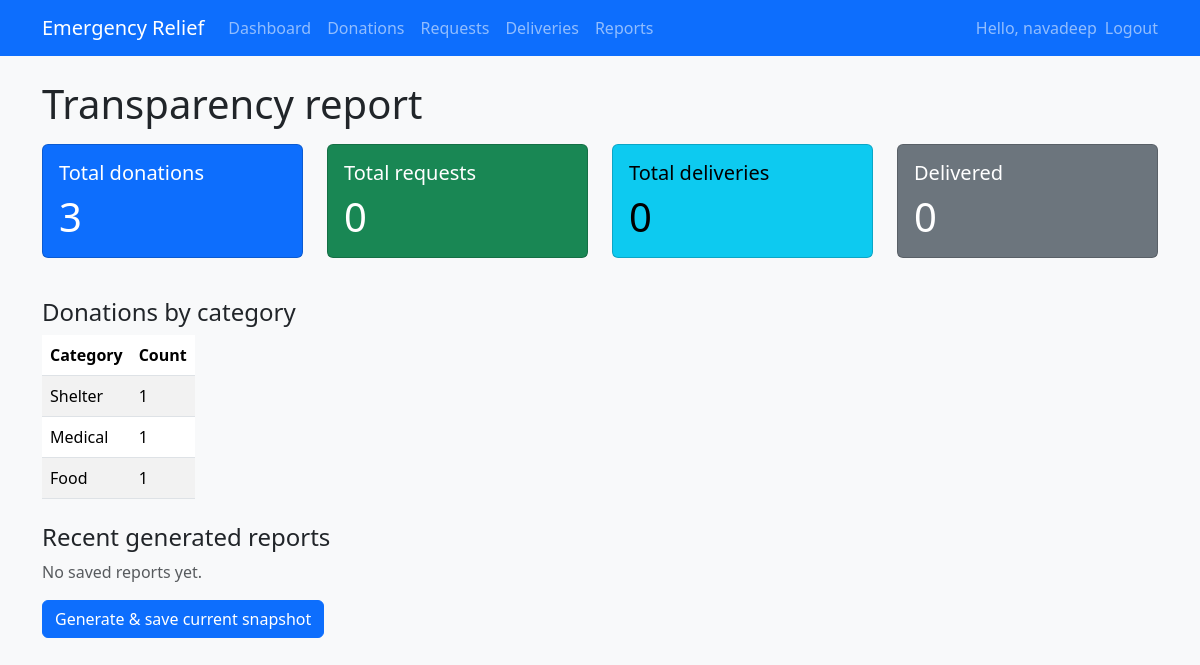
Page /reports/transparency/ (signed in) on the committed database.
### core/models.py (models this page shows, shortened)
class Donation(models.Model):
    donor = models.ForeignKey(
        settings.AUTH_USER_MODEL,
        on_delete=models.CASCADE,
        related_name="donations",
    )
    title = models.CharField(max_length=200)
    description = models.TextField(blank=True)
    category = models.CharField(max_length=100, blank=True)
    quantity = models.PositiveIntegerField(default=1)
    location = models.CharField(max_length=255)
    is_active = models.BooleanField(default=True)
    created_at = models.DateTimeField(default=timezone.now)

### core/views.py (the view, shortened to what this page needs)
# urls.py: path("reports/transparency/", views.transparency_report, name="transparency_report"),
@login_required
def transparency_report(request):
    if not require_role(request.user, (UserProfile.Roles.ADMIN, UserProfile.Roles.COORDINATOR)):
        raise PermissionDenied
    total_donations = Donation.objects.count()
    total_requests = Request.objects.count()
    total_deliveries = Delivery.objects.count()
    delivered_count = Delivery.objects.filter(status=Delivery.Status.DELIVERED).count()
    recent_reports = TransparencyReport.objects.order_by("-generated_at")[:10]
    donations_by_category = (
        Donation.objects.values("category").annotate(count=Count("id")).order_by("-count")
    )
    context = {
        "total_donations": total_donations,
        "total_requests": total_requests,
        "total_deliveries": total_deliveries,
        "delivered_count": delivered_count,
        "recent_reports": recent_reports,
        "donations_by_category": donations_by_category,
    }
    return render(request, "core/transparency_report.html", context)

### core/views.py (called while the page is built)
def get_user_role(user) -> str | None:
    if not user.is_authenticated:
        return None
    if user.is_superuser:
        return UserProfile.Roles.ADMIN
    try:
        return user.profile.role
    except UserProfile.DoesNotExist:
        return None

def require_role(user, allowed_roles: tuple[str, ...]) -> bool:
    role = get_user_role(user)
    return role in allowed_roles

### core/templates/core/transparency_report.html (shortened to what this page needs)
{% extends "core/base.html" %}
{% block content %}
<h1 class="mb-3">Transparency report</h1>
<div class="row mb-4">
    <div class="col-md-3">
        <div class="card text-bg-primary mb-3">
            <div class="card-body">
                <h5 class="card-title">Total donations</h5>
                <p class="card-text display-6">{{ total_donations }}</p>
            </div>
        </div>
    </div>
    <div class="col-md-3">
        <div class="card text-bg-success mb-3">
            <div class="card-body">
                <h5 class="card-title">Total requests</h5>
                <p class="card-text display-6">{{ total_requests }}</p>
            </div>
        </div>
    </div>
    <div class="col-md-3">
        <div class="card text-bg-info mb-3">
            <div class="card-body">
                <h5 class="card-title">Total deliveries</h5>
                <p class="card-text display-6">{{ total_deliveries }}</p>
            </div>
        </div>
    </div>
    <div class="col-md-3">
        <div class="card text-bg-secondary mb-3">
            <div class="card-body">
                <h5 class="card-title">Delivered</h5>
                <p class="card-text display-6">{{ delivered_count }}</p>
            </div>
        </div>
    </div>
</div>
<h4>Donations by category</h4>
{% if donations_by_category %}
    <table class="table table-striped w-auto">
        <thead>
        <tr>
            <th>Category</th>
            <th>Count</th>
        </tr>
        </thead>
        <tbody>
        {% for row in donations_by_category %}
            <tr>
                <td>{{ row.category|default:"(Uncategorized)" }}</td>
                <td>{{ row.count }}</td>
            </tr>
        {% endfor %}
        </tbody>
    </table>
{% else %}
    <p class="text-muted">No donations yet.</p>
{% endif %}
<h4 class="mt-4">Recent generated reports</h4>
{% if recent_reports %}
    <table class="table table-striped">
        <thead>
        <tr>
            <th>Generated at</th>
            <th>By</th>
            <th>Donations</th>
            <th>Requests</th>
            <th>Deliveries</th>
            <th>Delivered</th>
        </tr>
        </thead>
        <tbody>
        {% for r in recent_reports %}
            <tr>
                <td>{{ r.generated_at|date:"Y-m-d H:i" }}</td>
                <td>{{ r.generated_by|default:"-" }}</td>
                <td>{{ r.total_donations }}</td>
                <td>{{ r.total_requests }}</td>
                <td>{{ r.total_deliveries }}</td>
                <td>{{ r.delivered_count }}</td>
            </tr>
        {% endfor %}
        </tbody>
    </table>
{% else %}
    <p class="text-muted">No saved reports yet.</p>
{% endif %}
<form method="post" class="mt-3">
    <button type="submit" class="btn btn-primary">Generate &amp; save current snapshot</button>
</form>
{% endblock %}

### core/templates/core/base.html (shortened to what this page needs)
{% load static %}
<!DOCTYPE html>
<html lang="en">
<head>
    <link href="https://cdn.jsdelivr.net/npm/bootstrap@5.3.3/dist/css/bootstrap.min.css" rel="stylesheet">
</head>
<body class="bg-light">
<nav class="navbar navbar-expand-lg navbar-dark bg-primary mb-4">
    <div class="container">
        <a class="navbar-brand" href="{% url 'core:home' %}">Emergency Relief</a>
        <div class="collapse navbar-collapse" id="navbarNav">
            <ul class="navbar-nav me-auto">
                {% if user.is_authenticated %}
                    <li class="nav-item"><a class="nav-link" href="{% url 'core:dashboard' %}">Dashboard</a></li>
                    <li class="nav-item"><a class="nav-link" href="{% url 'core:donation_list' %}">Donations</a></li>
                    <li class="nav-item"><a class="nav-link" href="{% url 'core:request_list' %}">Requests</a></li>
                    <li class="nav-item"><a class="nav-link" href="{% url 'core:delivery_list' %}">Deliveries</a></li>
                    <li class="nav-item"><a class="nav-link" href="{% url 'core:transparency_report' %}">Reports</a></li>
                {% endif %}
            </ul>
            <ul class="navbar-nav ms-auto">
                {% if user.is_authenticated %}
                    <li class="nav-item">
                        <span class="navbar-text me-2">Hello, {{ user.username }}</span>
                    </li>
                    <li class="nav-item">
                        <form method="post" action="{% url 'logout' %}" class="d-inline">
                            <button type="submit" class="btn btn-link nav-link p-0 m-0 align-baseline">
                                Logout
                            </button>
                        </form>
                    </li>
                {% endif %}
            </ul>
        </div>
    </div>
</nav>
<main class="container mb-4">
    {% block content %}{% endblock %}
</main>
</body>
</html>

### rows in the picture
Donation: category "Shelter", count "1"
Donation: category "Medical", count "1"
Donation: category "Food", count "1"

### other values in the picture
{{ user.username }} "navadeep"
{{ total_donations }} "3"
{{ total_requests }} "0"
{{ total_deliveries }} "0"
{{ delivered_count }} "0"
